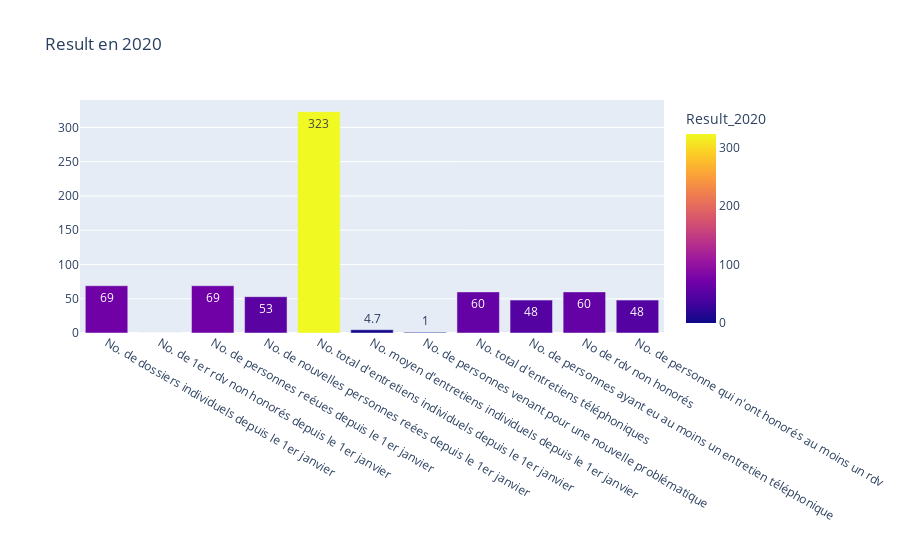

The notebook cell this image was saved under:
### Markdown cell above
ODTI Le Département De Soutien Soutien psychologique 2020

### Code cell
'Result en 2020'

### Figure 1 — Plotly figure (JSON) as saved in the notebook; plotly's stock layout.template omitted (floating-point values rounded to 4 significant figures)
{"data": [{"alignmentgroup": "True", "hovertemplate": "R=%{x}<br>Result_2020=%{marker.color}<extra></extra>", "legendgroup": "", "marker": {"color": [69, 0, 69, 53, 323, 4.7, 1, 60, 48, 60, 48], "coloraxis": "coloraxis"}, "name": "", "offsetgroup": "", "orientation": "v", "showlegend": false, "text": [69, 0, 69, 53, 323, 4.7, 1, 60, 48, 60, 48], "textposition": "auto", "type": "bar", "x": ["No. de dossiers individuels depuis le 1er janvier", "No. de 1er rdv non honorés depuis le 1er janvier", "No. de personnes reéues depuis le 1er janvier", "No. de nouvelles personnes reées depuis le 1er janvier", "No. total d'entretiens individuels depuis le 1er janvier", "No. moyen d'entretiens individuels depuis le 1er janvier", "No. de personnes venant pour une nouvelle problématique", "No. total d'entretiens téléphoniques", "No. de personnes ayant eu au moins un entretien téléphonique", "No de rdv non honorés", "No. de personne qui n'ont honorés au moins un rdv"], "xaxis": "x", "y": [69, 0, 69, 53, 323, 4.7, 1, 60, 48, 60, 48], "yaxis": "y"}], "layout": {"barmode": "stack", "coloraxis": {"colorbar": {"title": {"text": "Result_2020"}}, "colorscale": [[0, "#0d0887"], [0.1111, "#46039f"], [0.2222, "#7201a8"], [0.3333, "#9c179e"], [0.4444, "#bd3786"], [0.5556, "#d8576b"], [0.6667, "#ed7953"], [0.7778, "#fb9f3a"], [0.8889, "#fdca26"], [1, "#f0f921"]]}, "legend": {"tracegroupgap": 0}, "title": {"text": "Result en 2020"}, "xaxis": {"anchor": "y", "domain": [0, 1], "title": {"text": ""}}, "yaxis": {"anchor": "x", "domain": [0, 1], "title": {"text": ""}}}}
